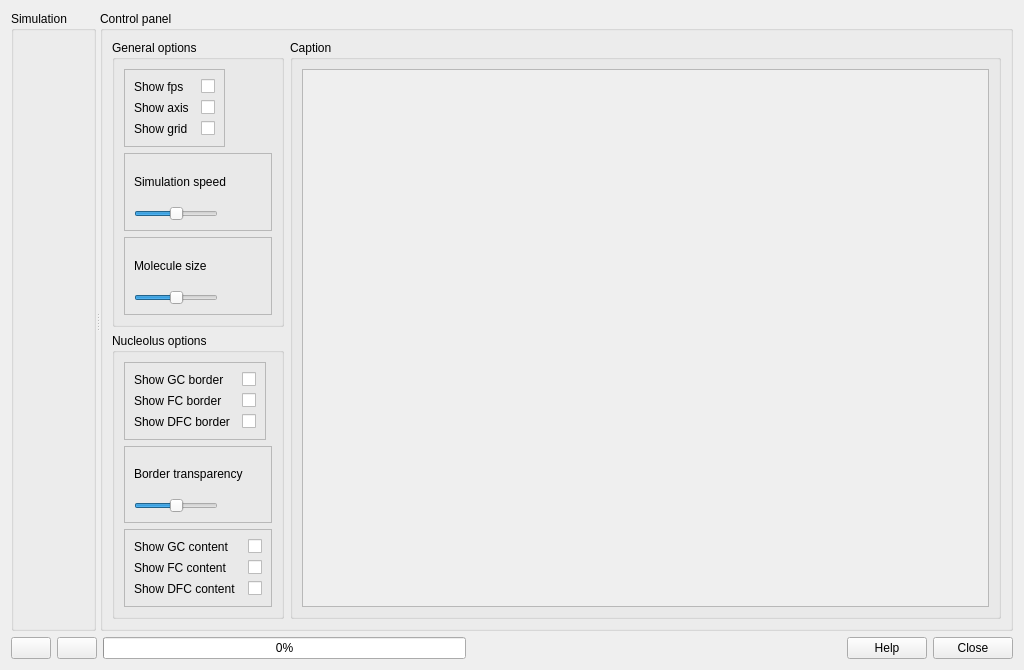
<?xml version="1.0" encoding="UTF-8"?>
<ui version="4.0">
 <class>VisuUI</class>
 <widget class="QWidget" name="VisuUI">
  <property name="geometry">
   <rect>
    <x>0</x>
    <y>0</y>
    <width>1024</width>
    <height>670</height>
   </rect>
  </property>
  <property name="windowTitle">
   <string>Simulation</string>
  </property>
  <property name="windowIcon">
   <iconset resource="../../data/logo.qrc">
    <normaloff>:/logo/logo/logo64.png</normaloff>:/logo/logo/logo64.png</iconset>
  </property>
  <layout class="QVBoxLayout" name="verticalLayout_3">
   <item>
    <widget class="QSplitter" name="splitter">
     <property name="sizePolicy">
      <sizepolicy hsizetype="Minimum" vsizetype="Preferred">
       <horstretch>0</horstretch>
       <verstretch>0</verstretch>
      </sizepolicy>
     </property>
     <property name="orientation">
      <enum>Qt::Horizontal</enum>
     </property>
     <widget class="QGroupBox" name="containerVisu">
      <property name="sizePolicy">
       <sizepolicy hsizetype="Preferred" vsizetype="Preferred">
        <horstretch>0</horstretch>
        <verstretch>0</verstretch>
       </sizepolicy>
      </property>
      <property name="title">
       <string>Simulation</string>
      </property>
      <layout class="QVBoxLayout" name="verticalLayout_2"/>
     </widget>
     <widget class="QGroupBox" name="groupBox">
      <property name="minimumSize">
       <size>
        <width>415</width>
        <height>0</height>
       </size>
      </property>
      <property name="title">
       <string>Control panel</string>
      </property>
      <layout class="QHBoxLayout" name="horizontalLayout_3">
       <item>
        <layout class="QVBoxLayout" name="verticalLayout_5">
         <item>
          <widget class="QGroupBox" name="groupBox_2">
           <property name="title">
            <string>General options</string>
           </property>
           <layout class="QVBoxLayout" name="verticalLayout_4">
            <item>
             <widget class="QFrame" name="frame_2">
              <property name="sizePolicy">
               <sizepolicy hsizetype="Maximum" vsizetype="Preferred">
                <horstretch>0</horstretch>
                <verstretch>0</verstretch>
               </sizepolicy>
              </property>
              <property name="frameShape">
               <enum>QFrame::StyledPanel</enum>
              </property>
              <property name="frameShadow">
               <enum>QFrame::Sunken</enum>
              </property>
              <layout class="QGridLayout" name="gridLayout">
               <property name="horizontalSpacing">
                <number>12</number>
               </property>
               <item row="0" column="0">
                <widget class="QLabel" name="label">
                 <property name="text">
                  <string>Show fps</string>
                 </property>
                 <property name="wordWrap">
                  <bool>true</bool>
                 </property>
                </widget>
               </item>
               <item row="1" column="1">
                <widget class="QCheckBox" name="showAxisBox">
                 <property name="sizePolicy">
                  <sizepolicy hsizetype="Maximum" vsizetype="Maximum">
                   <horstretch>0</horstretch>
                   <verstretch>0</verstretch>
                  </sizepolicy>
                 </property>
                 <property name="text">
                  <string/>
                 </property>
                </widget>
               </item>
               <item row="2" column="0">
                <widget class="QLabel" name="label_2">
                 <property name="text">
                  <string>Show grid</string>
                 </property>
                 <property name="wordWrap">
                  <bool>true</bool>
                 </property>
                </widget>
               </item>
               <item row="2" column="1">
                <widget class="QCheckBox" name="showGridBox">
                 <property name="sizePolicy">
                  <sizepolicy hsizetype="Maximum" vsizetype="Maximum">
                   <horstretch>0</horstretch>
                   <verstretch>0</verstretch>
                  </sizepolicy>
                 </property>
                 <property name="text">
                  <string/>
                 </property>
                </widget>
               </item>
               <item row="1" column="0">
                <widget class="QLabel" name="label_3">
                 <property name="text">
                  <string>Show axis</string>
                 </property>
                 <property name="wordWrap">
                  <bool>true</bool>
                 </property>
                </widget>
               </item>
               <item row="0" column="1">
                <widget class="QCheckBox" name="showFpsBox">
                 <property name="sizePolicy">
                  <sizepolicy hsizetype="Maximum" vsizetype="Maximum">
                   <horstretch>0</horstretch>
                   <verstretch>0</verstretch>
                  </sizepolicy>
                 </property>
                 <property name="text">
                  <string/>
                 </property>
                </widget>
               </item>
              </layout>
             </widget>
            </item>
            <item>
             <widget class="QFrame" name="frame">
              <property name="frameShape">
               <enum>QFrame::StyledPanel</enum>
              </property>
              <property name="frameShadow">
               <enum>QFrame::Sunken</enum>
              </property>
              <layout class="QVBoxLayout" name="verticalLayout_7">
               <item>
                <widget class="QLabel" name="label_12">
                 <property name="sizePolicy">
                  <sizepolicy hsizetype="Maximum" vsizetype="Preferred">
                   <horstretch>0</horstretch>
                   <verstretch>0</verstretch>
                  </sizepolicy>
                 </property>
                 <property name="text">
                  <string>Simulation speed</string>
                 </property>
                </widget>
               </item>
               <item>
                <widget class="QSlider" name="speedSlider">
                 <property name="sizePolicy">
                  <sizepolicy hsizetype="Maximum" vsizetype="Fixed">
                   <horstretch>0</horstretch>
                   <verstretch>0</verstretch>
                  </sizepolicy>
                 </property>
                 <property name="minimum">
                  <number>0</number>
                 </property>
                 <property name="maximum">
                  <number>1000</number>
                 </property>
                 <property name="value">
                  <number>500</number>
                 </property>
                 <property name="orientation">
                  <enum>Qt::Horizontal</enum>
                 </property>
                </widget>
               </item>
              </layout>
             </widget>
            </item>
            <item>
             <widget class="QFrame" name="frame">
              <property name="frameShape">
               <enum>QFrame::StyledPanel</enum>
              </property>
              <property name="frameShadow">
               <enum>QFrame::Sunken</enum>
              </property>
              <layout class="QVBoxLayout" name="verticalLayout_9">
               <item>
                <widget class="QLabel" name="label_10">
                 <property name="sizePolicy">
                  <sizepolicy hsizetype="Maximum" vsizetype="Preferred">
                   <horstretch>0</horstretch>
                   <verstretch>0</verstretch>
                  </sizepolicy>
                 </property>
                 <property name="text">
                  <string>Molecule size</string>
                 </property>
                </widget>
               </item>
               <item>
                <widget class="QSlider" name="sizeSlider">
                 <property name="sizePolicy">
                  <sizepolicy hsizetype="Maximum" vsizetype="Fixed">
                   <horstretch>0</horstretch>
                   <verstretch>0</verstretch>
                  </sizepolicy>
                 </property>
                 <property name="maximum">
                  <number>100</number>
                 </property>
                 <property name="value">
                  <number>50</number>
                 </property>
                 <property name="sliderPosition">
                  <number>50</number>
                 </property>
                 <property name="orientation">
                  <enum>Qt::Horizontal</enum>
                 </property>
                </widget>
               </item>
              </layout>
             </widget>
            </item>
           </layout>
          </widget>
         </item>
         <item>
          <widget class="QGroupBox" name="groupBox_3">
           <property name="sizePolicy">
            <sizepolicy hsizetype="Maximum" vsizetype="Preferred">
             <horstretch>0</horstretch>
             <verstretch>0</verstretch>
            </sizepolicy>
           </property>
           <property name="title">
            <string>Nucleolus options</string>
           </property>
           <layout class="QVBoxLayout" name="verticalLayout">
            <item>
             <widget class="QFrame" name="frame_6">
              <property name="sizePolicy">
               <sizepolicy hsizetype="Maximum" vsizetype="Preferred">
                <horstretch>0</horstretch>
                <verstretch>0</verstretch>
               </sizepolicy>
              </property>
              <property name="frameShape">
               <enum>QFrame::StyledPanel</enum>
              </property>
              <property name="frameShadow">
               <enum>QFrame::Sunken</enum>
              </property>
              <layout class="QGridLayout" name="gridLayout_3">
               <property name="horizontalSpacing">
                <number>12</number>
               </property>
               <item row="2" column="1">
                <widget class="QCheckBox" name="showDFCBorderBox">
                 <property name="enabled">
                  <bool>true</bool>
                 </property>
                 <property name="sizePolicy">
                  <sizepolicy hsizetype="Maximum" vsizetype="Maximum">
                   <horstretch>0</horstretch>
                   <verstretch>0</verstretch>
                  </sizepolicy>
                 </property>
                 <property name="text">
                  <string/>
                 </property>
                </widget>
               </item>
               <item row="0" column="0">
                <widget class="QLabel" name="label_7">
                 <property name="text">
                  <string>Show GC border</string>
                 </property>
                 <property name="wordWrap">
                  <bool>true</bool>
                 </property>
                </widget>
               </item>
               <item row="2" column="0">
                <widget class="QLabel" name="label_9">
                 <property name="text">
                  <string>Show DFC border</string>
                 </property>
                 <property name="wordWrap">
                  <bool>true</bool>
                 </property>
                </widget>
               </item>
               <item row="1" column="0">
                <widget class="QLabel" name="label_8">
                 <property name="text">
                  <string>Show FC border</string>
                 </property>
                 <property name="wordWrap">
                  <bool>true</bool>
                 </property>
                </widget>
               </item>
               <item row="0" column="1">
                <widget class="QCheckBox" name="showGCBorderBox">
                 <property name="enabled">
                  <bool>true</bool>
                 </property>
                 <property name="sizePolicy">
                  <sizepolicy hsizetype="Maximum" vsizetype="Maximum">
                   <horstretch>0</horstretch>
                   <verstretch>0</verstretch>
                  </sizepolicy>
                 </property>
                 <property name="text">
                  <string/>
                 </property>
                </widget>
               </item>
               <item row="1" column="1">
                <widget class="QCheckBox" name="showFCBorderBox">
                 <property name="enabled">
                  <bool>true</bool>
                 </property>
                 <property name="sizePolicy">
                  <sizepolicy hsizetype="Maximum" vsizetype="Maximum">
                   <horstretch>0</horstretch>
                   <verstretch>0</verstretch>
                  </sizepolicy>
                 </property>
                 <property name="text">
                  <string/>
                 </property>
                </widget>
               </item>
              </layout>
             </widget>
            </item>
            <item>
             <widget class="QFrame" name="frame">
              <property name="frameShape">
               <enum>QFrame::StyledPanel</enum>
              </property>
              <property name="frameShadow">
               <enum>QFrame::Sunken</enum>
              </property>
              <layout class="QVBoxLayout" name="verticalLayout_10">
               <item>
                <widget class="QLabel" name="transpLabel">
                 <property name="sizePolicy">
                  <sizepolicy hsizetype="Maximum" vsizetype="Preferred">
                   <horstretch>0</horstretch>
                   <verstretch>0</verstretch>
                  </sizepolicy>
                 </property>
                 <property name="text">
                  <string>Border transparency</string>
                 </property>
                </widget>
               </item>
               <item>
                <widget class="QSlider" name="transpSlider">
                 <property name="enabled">
                  <bool>true</bool>
                 </property>
                 <property name="sizePolicy">
                  <sizepolicy hsizetype="Maximum" vsizetype="Fixed">
                   <horstretch>0</horstretch>
                   <verstretch>0</verstretch>
                  </sizepolicy>
                 </property>
                 <property name="minimum">
                  <number>0</number>
                 </property>
                 <property name="maximum">
                  <number>100</number>
                 </property>
                 <property name="value">
                  <number>50</number>
                 </property>
                 <property name="orientation">
                  <enum>Qt::Horizontal</enum>
                 </property>
                </widget>
               </item>
              </layout>
             </widget>
            </item>
            <item>
             <widget class="QFrame" name="frame_5">
              <property name="sizePolicy">
               <sizepolicy hsizetype="Maximum" vsizetype="Preferred">
                <horstretch>0</horstretch>
                <verstretch>0</verstretch>
               </sizepolicy>
              </property>
              <property name="frameShape">
               <enum>QFrame::StyledPanel</enum>
              </property>
              <property name="frameShadow">
               <enum>QFrame::Sunken</enum>
              </property>
              <layout class="QGridLayout" name="gridLayout_2">
               <property name="horizontalSpacing">
                <number>12</number>
               </property>
               <item row="0" column="0">
                <widget class="QLabel" name="label_4">
                 <property name="text">
                  <string>Show GC content</string>
                 </property>
                 <property name="wordWrap">
                  <bool>true</bool>
                 </property>
                </widget>
               </item>
               <item row="1" column="0">
                <widget class="QLabel" name="label_5">
                 <property name="text">
                  <string>Show FC content</string>
                 </property>
                 <property name="wordWrap">
                  <bool>true</bool>
                 </property>
                </widget>
               </item>
               <item row="2" column="0">
                <widget class="QLabel" name="label_6">
                 <property name="text">
                  <string>Show DFC content</string>
                 </property>
                 <property name="wordWrap">
                  <bool>true</bool>
                 </property>
                </widget>
               </item>
               <item row="0" column="1">
                <widget class="QCheckBox" name="showGCBox">
                 <property name="enabled">
                  <bool>true</bool>
                 </property>
                 <property name="sizePolicy">
                  <sizepolicy hsizetype="Maximum" vsizetype="Maximum">
                   <horstretch>0</horstretch>
                   <verstretch>0</verstretch>
                  </sizepolicy>
                 </property>
                 <property name="text">
                  <string/>
                 </property>
                </widget>
               </item>
               <item row="1" column="1">
                <widget class="QCheckBox" name="showFCBox">
                 <property name="enabled">
                  <bool>true</bool>
                 </property>
                 <property name="sizePolicy">
                  <sizepolicy hsizetype="Maximum" vsizetype="Maximum">
                   <horstretch>0</horstretch>
                   <verstretch>0</verstretch>
                  </sizepolicy>
                 </property>
                 <property name="text">
                  <string/>
                 </property>
                </widget>
               </item>
               <item row="2" column="1">
                <widget class="QCheckBox" name="showDFCBox">
                 <property name="enabled">
                  <bool>true</bool>
                 </property>
                 <property name="sizePolicy">
                  <sizepolicy hsizetype="Maximum" vsizetype="Maximum">
                   <horstretch>0</horstretch>
                   <verstretch>0</verstretch>
                  </sizepolicy>
                 </property>
                 <property name="text">
                  <string/>
                 </property>
                </widget>
               </item>
              </layout>
             </widget>
            </item>
           </layout>
          </widget>
         </item>
        </layout>
       </item>
       <item>
        <widget class="QGroupBox" name="groupBox_4">
         <property name="minimumSize">
          <size>
           <width>200</width>
           <height>0</height>
          </size>
         </property>
         <property name="title">
          <string>Caption</string>
         </property>
         <layout class="QVBoxLayout" name="verticalLayout_6">
          <item>
           <widget class="QScrollArea" name="scrollArea">
            <property name="frameShape">
             <enum>QFrame::StyledPanel</enum>
            </property>
            <property name="widgetResizable">
             <bool>true</bool>
            </property>
            <widget class="QWidget" name="scrollAreaWidgetContents">
             <property name="geometry">
              <rect>
               <x>0</x>
               <y>0</y>
               <width>670</width>
               <height>507</height>
              </rect>
             </property>
             <property name="sizePolicy">
              <sizepolicy hsizetype="Minimum" vsizetype="Minimum">
               <horstretch>0</horstretch>
               <verstretch>0</verstretch>
              </sizepolicy>
             </property>
             <layout class="QVBoxLayout" name="verticalLayout_8">
              <item>
               <layout class="QVBoxLayout" name="containerCaption"/>
              </item>
             </layout>
            </widget>
           </widget>
          </item>
         </layout>
        </widget>
       </item>
      </layout>
     </widget>
    </widget>
   </item>
   <item>
    <layout class="QHBoxLayout" name="horizontalLayout_2">
     <item>
      <widget class="QPushButton" name="playButton">
       <property name="text">
        <string/>
       </property>
       <property name="icon">
        <iconset resource="../../data/icons.qrc">
         <normaloff>:/icons/icons/media-playback-start.png</normaloff>:/icons/icons/media-playback-start.png</iconset>
       </property>
      </widget>
     </item>
     <item>
      <widget class="QPushButton" name="pauseButton">
       <property name="text">
        <string/>
       </property>
       <property name="icon">
        <iconset resource="../../data/icons.qrc">
         <normaloff>:/icons/icons/media-playback-pause.png</normaloff>:/icons/icons/media-playback-pause.png</iconset>
       </property>
      </widget>
     </item>
     <item>
      <widget class="QProgressBar" name="progressBar">
       <property name="enabled">
        <bool>true</bool>
       </property>
       <property name="value">
        <number>0</number>
       </property>
      </widget>
     </item>
     <item>
      <widget class="QLabel" name="messageBar">
       <property name="text">
        <string/>
       </property>
      </widget>
     </item>
     <item>
      <spacer name="horizontalSpacer">
       <property name="orientation">
        <enum>Qt::Horizontal</enum>
       </property>
       <property name="sizeHint" stdset="0">
        <size>
         <width>40</width>
         <height>20</height>
        </size>
       </property>
      </spacer>
     </item>
     <item>
      <widget class="QPushButton" name="helpButton">
       <property name="text">
        <string>Help</string>
       </property>
       <property name="icon">
        <iconset resource="../../data/icons.qrc">
         <normaloff>:/icons/icons/help-browser.png</normaloff>:/icons/icons/help-browser.png</iconset>
       </property>
      </widget>
     </item>
     <item>
      <widget class="QPushButton" name="closeButton">
       <property name="sizePolicy">
        <sizepolicy hsizetype="Minimum" vsizetype="Maximum">
         <horstretch>0</horstretch>
         <verstretch>0</verstretch>
        </sizepolicy>
       </property>
       <property name="text">
        <string>Close</string>
       </property>
       <property name="icon">
        <iconset resource="../../data/icons.qrc">
         <normaloff>:/icons/icons/emblem-unreadable.png</normaloff>:/icons/icons/emblem-unreadable.png</iconset>
       </property>
      </widget>
     </item>
    </layout>
   </item>
  </layout>
 </widget>
 <resources>
  <include location="../../data/icons.qrc"/>
  <include location="../../data/logo.qrc"/>
 </resources>
 <connections>
  <connection>
   <sender>closeButton</sender>
   <signal>clicked()</signal>
   <receiver>VisuUI</receiver>
   <slot>close()</slot>
   <hints>
    <hint type="sourcelabel">
     <x>346</x>
     <y>282</y>
    </hint>
    <hint type="destinationlabel">
     <x>307</x>
     <y>7</y>
    </hint>
   </hints>
  </connection>
 </connections>
</ui>
